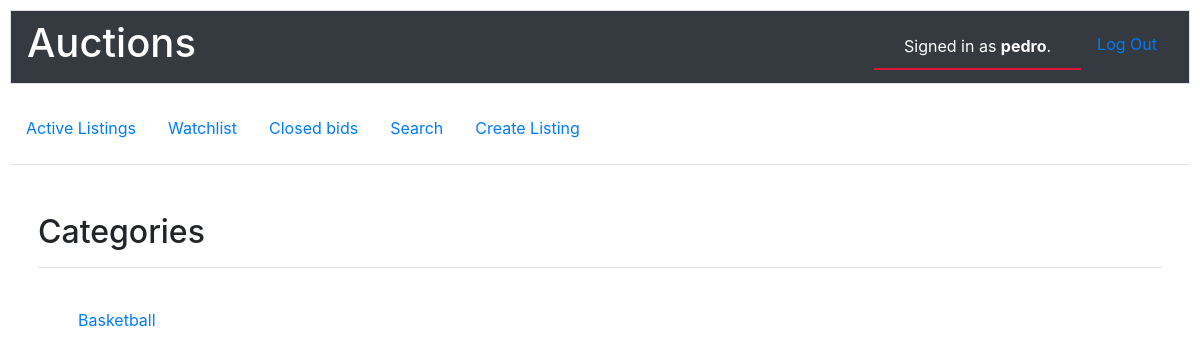
The page /search/other (signed in) on the database as committed earlier.
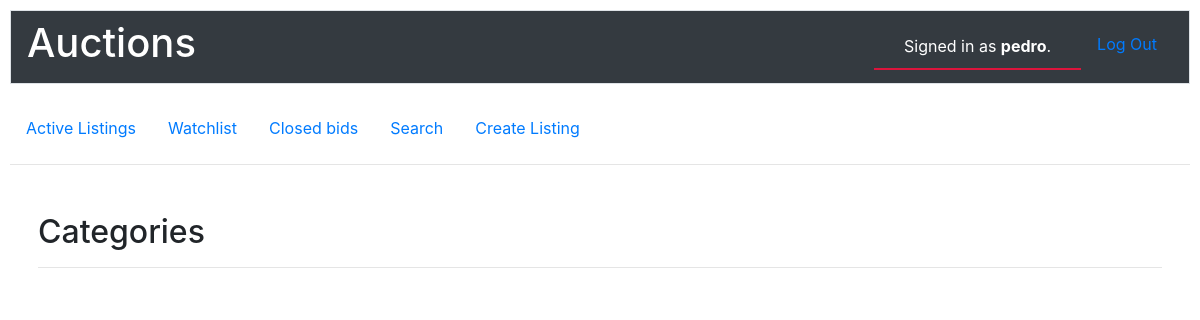
The same page on the database as committed later.
### auctions/models.py (models this page shows)
class Listing(models.Model):
    title = models.CharField(max_length=64)
    price = models.IntegerField()
    heighest_bid = models.IntegerField()
    description = models.CharField(max_length=1000)
    category = models.CharField(max_length=64)
    image = models.URLField(blank=True, null=True)
    creator_id = models.IntegerField()
    time = models.DateTimeField(auto_now_add=True)

### auctions/views.py (the view)
# urls.py: path("search/<str:category>", views.search_category, name="search_category")
def search_category(request, category):
    listing = Listing.objects.filter(category=category)
    return render(request, "auctions/search.html", {
        "listing": listing
    })

### auctions/templates/auctions/search.html
{% extends "auctions/layout.html" %}
{% block body %}
    <h2>Categories</h2><hr><br>
        <ul>
            {% for i in listing %}
            <li class="media">
                <div class="media-body" style="text-align: left;">
                    <p class="mt-0 mb-1"><a href="{% url 'auctions' i.title %}">{{ i.title }}</a></p>
                </div>
            </li><br>
            {% endfor %}
        </ul>
{% endblock %}

Rows that differ between the two databases and show on the page:
removed Listing: title "Basketball"
